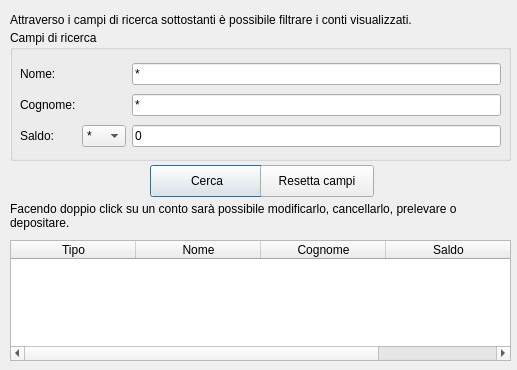
<?xml version="1.0" encoding="UTF-8"?>
<ui version="4.0">
 <class>DialogSearchAccount</class>
 <widget class="QDialog" name="DialogSearchAccount">
  <property name="geometry">
   <rect>
    <x>0</x>
    <y>0</y>
    <width>517</width>
    <height>370</height>
   </rect>
  </property>
  <property name="windowTitle">
   <string>Ricerca conti</string>
  </property>
  <widget class="QGroupBox" name="grpBoxDataSearch">
   <property name="geometry">
    <rect>
     <x>10</x>
     <y>30</y>
     <width>501</width>
     <height>131</height>
    </rect>
   </property>
   <property name="title">
    <string>Campi di ricerca</string>
   </property>
   <widget class="QWidget" name="gridLayoutWidget">
    <property name="geometry">
     <rect>
      <x>10</x>
      <y>30</y>
      <width>481</width>
      <height>91</height>
     </rect>
    </property>
    <layout class="QGridLayout" name="gridLayout">
     <item row="1" column="0">
      <widget class="QLabel" name="lblSurname">
       <property name="text">
        <string>Cognome:</string>
       </property>
      </widget>
     </item>
     <item row="1" column="2">
      <widget class="QLineEdit" name="txtSurname">
       <property name="text">
        <string>*</string>
       </property>
      </widget>
     </item>
     <item row="0" column="2">
      <widget class="QLineEdit" name="txtName">
       <property name="text">
        <string>*</string>
       </property>
      </widget>
     </item>
     <item row="2" column="0">
      <widget class="QLabel" name="lblBalance">
       <property name="text">
        <string>Saldo:</string>
       </property>
      </widget>
     </item>
     <item row="2" column="2">
      <widget class="QLineEdit" name="txtBalance">
       <property name="text">
        <string>0</string>
       </property>
      </widget>
     </item>
     <item row="0" column="0">
      <widget class="QLabel" name="lblName">
       <property name="text">
        <string>Nome:</string>
       </property>
      </widget>
     </item>
     <item row="2" column="1">
      <widget class="QComboBox" name="cmbBalancePattern">
       <item>
        <property name="text">
         <string>*</string>
        </property>
       </item>
       <item>
        <property name="text">
         <string>=</string>
        </property>
       </item>
       <item>
        <property name="text">
         <string>&gt;</string>
        </property>
       </item>
       <item>
        <property name="text">
         <string>&gt;=</string>
        </property>
       </item>
       <item>
        <property name="text">
         <string>&lt;</string>
        </property>
       </item>
       <item>
        <property name="text">
         <string>&lt;=</string>
        </property>
       </item>
      </widget>
     </item>
    </layout>
   </widget>
  </widget>
  <widget class="QPushButton" name="btnSearch">
   <property name="geometry">
    <rect>
     <x>150</x>
     <y>165</y>
     <width>114</width>
     <height>32</height>
    </rect>
   </property>
   <property name="text">
    <string>Cerca</string>
   </property>
  </widget>
  <widget class="QTableWidget" name="tblSearchResult">
   <property name="geometry">
    <rect>
     <x>10</x>
     <y>240</y>
     <width>501</width>
     <height>121</height>
    </rect>
   </property>
   <property name="maximumSize">
    <size>
     <width>501</width>
     <height>121</height>
    </size>
   </property>
   <attribute name="horizontalHeaderDefaultSectionSize">
    <number>125</number>
   </attribute>
   <attribute name="horizontalHeaderStretchLastSection">
    <bool>true</bool>
   </attribute>
   <column>
    <property name="text">
     <string>Tipo</string>
    </property>
   </column>
   <column>
    <property name="text">
     <string>Nome</string>
    </property>
   </column>
   <column>
    <property name="text">
     <string>Cognome</string>
    </property>
   </column>
   <column>
    <property name="text">
     <string>Saldo</string>
    </property>
   </column>
  </widget>
  <widget class="QLabel" name="lblInfo1">
   <property name="geometry">
    <rect>
     <x>10</x>
     <y>10</y>
     <width>491</width>
     <height>20</height>
    </rect>
   </property>
   <property name="text">
    <string>Attraverso i campi di ricerca sottostanti è possibile filtrare i conti visualizzati.</string>
   </property>
  </widget>
  <widget class="QPushButton" name="btnResetFields">
   <property name="geometry">
    <rect>
     <x>260</x>
     <y>165</y>
     <width>114</width>
     <height>32</height>
    </rect>
   </property>
   <property name="text">
    <string>Resetta campi</string>
   </property>
  </widget>
  <widget class="QLabel" name="lblInfo2">
   <property name="geometry">
    <rect>
     <x>10</x>
     <y>200</y>
     <width>491</width>
     <height>31</height>
    </rect>
   </property>
   <property name="text">
    <string>Facendo doppio click su un conto sarà possibile modificarlo, cancellarlo, prelevare o depositare.</string>
   </property>
   <property name="wordWrap">
    <bool>true</bool>
   </property>
  </widget>
 </widget>
 <tabstops>
  <tabstop>txtName</tabstop>
  <tabstop>txtSurname</tabstop>
  <tabstop>cmbBalancePattern</tabstop>
  <tabstop>txtBalance</tabstop>
  <tabstop>btnSearch</tabstop>
  <tabstop>tblSearchResult</tabstop>
 </tabstops>
 <resources/>
 <connections/>
</ui>
